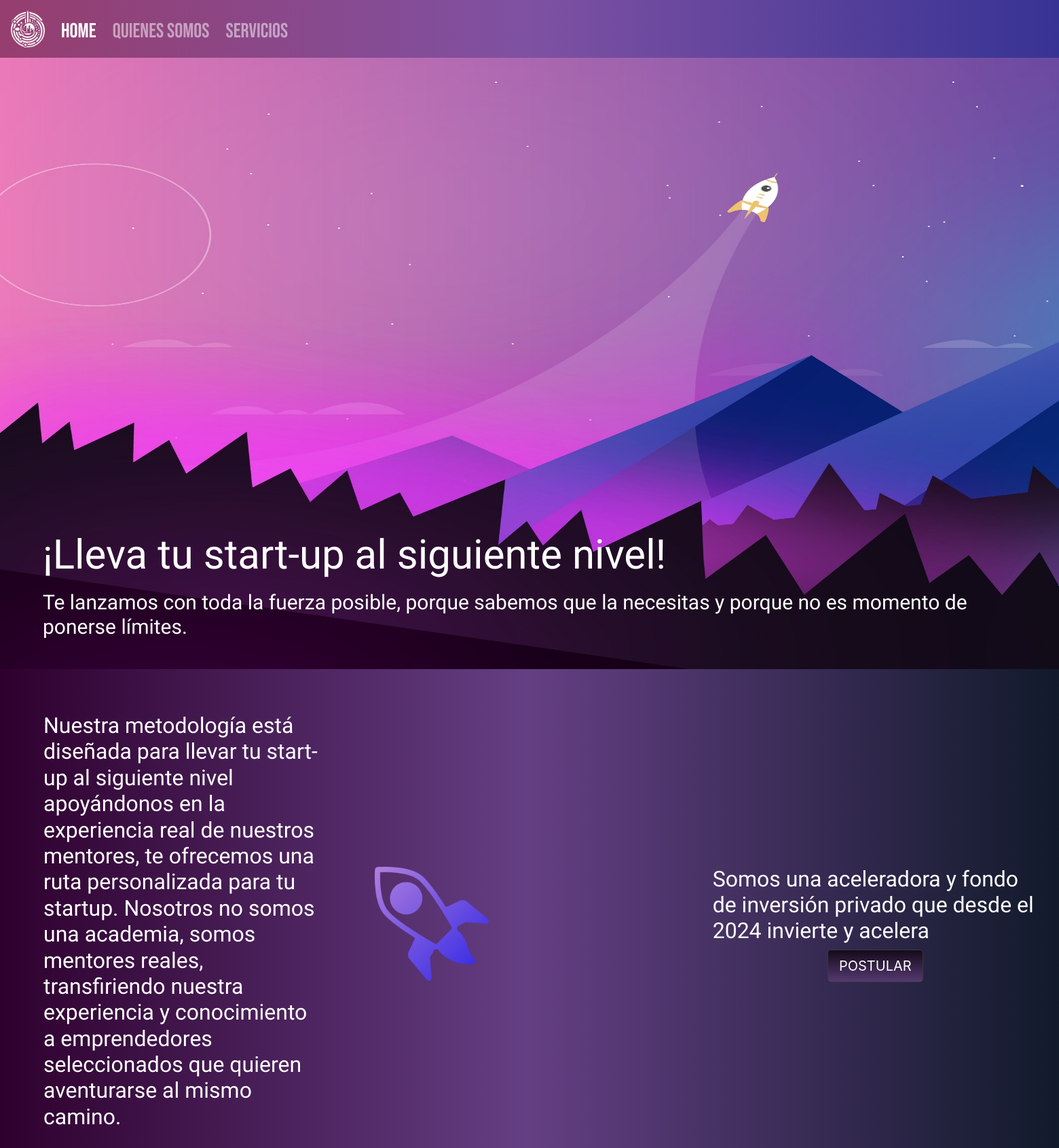
The page / on the database its author committed.
### Main/models.py (models this page shows, shortened)
class Navbar(models.Model):
    id_nav = models.CharField(max_length=25,db_column="idNav", primary_key=True)
    nombre_nav = models.CharField(max_length=25, blank=False, null=False)

### Main/views.py (the view)
# urls.py: path('',main.index,name="index"),
def index(request):
    titulo = "Home"
    navbars = Navbar.objects.all()
    context = {'navbar': navbars, 'Titulo': titulo}
    return render(request, 'home.html', context)

### Main/templates/home.html (shortened to what this page needs)
{% load static %}
<!doctype html>
<html lang="en">
<head>
    <link rel="stylesheet" href="{%static 'css/fonts.css'%}">
    <link rel="stylesheet" href="{%static 'css/bootstrap.css'%}">
</head>
<body style="background: linear-gradient(90deg, #2e002e 0%, #643f83 50%, #111a2b 100%);">
<nav class="navbar navbar-expand-md navbar-dark" style="background: linear-gradient(90deg, #963e6e 0%, #7e51a2 50%, #373394 100%);">
    <a class="navbar-brand mr-2" href="/index">
        <img src="{%static 'img/lg.png'%}" class="img-fluid" width="50" height="50" class="d-block">
    </a>
    <div class="collapse navbar-collapse" id="collapsibleNavId">
        <ul class="navbar-nav mr-auto mt-2 mt-lg-0">
            {% for item in navbar %}
                {% if item.nombre_nav == Titulo %}
                    <a class="nav-item nav-link active mt-2 ml-2" href="{% url item.id_nav %}" style="font-family: 'Bebas Neue'; font-size: 30px; align-self: flex-end;">{{item.nombre_nav}}</a>
                {% else %}
                    <a class="nav-item nav-link mt-2 ml-2" href="{% url item.id_nav %}" style="font-family: 'Bebas Neue'; font-size: 30px; align-self: flex-end;">{{item.nombre_nav}}</a>
                {% endif %}
            {% endfor %}
        </ul>
    </div>
</nav>
<div class="container-fluid px-0">
    <div class="row align-content-start">
        <div class="banner-inn col-12 img-fluid">
            <img src="{%static 'img/rocket.jpg'%}" alt="" style="width: 2600px;height: 900px">
        </div>
        <div class="texto-banner-inn col-auto pl-5">
            <h1 class="align-text-top col-auto" style="font-family: 'Rowdies'; color: white; font-size: 60px;">¡Lleva tu start-up al siguiente nivel!</h1>
            <h1 class="align-top pt-2 col-auto" style="font-family: 'Rowdies'; color: white; font-size: 30px;">Te lanzamos con toda la fuerza posible, porque sabemos que la necesitas y porque no es momento de ponerse límites.</h1>
        </div>
    </div>
</div>
<div class="container-fluid">
    <div class="row p-3">
        <div class="col-md-4 col-auto px-5 p-5 align-content-center" style="max-height: 50%;">
            <h2 style="font-family: 'Rowdies';color: white;" class="text-break">
                Nuestra metodología está diseñada para llevar tu start-up al siguiente nivel apoyándonos en la experiencia real de nuestros mentores,
                te ofrecemos una ruta personalizada para tu startup.
                Nosotros no somos una academia, somos mentores reales, transfiriendo nuestra experiencia y conocimiento a emprendedores seleccionados que quieren aventurarse al mismo camino.
            </h2>
        </div>
        <div class="col-md-4 col-auto align-content-center">
            <img src="{% static 'img/rocket.png' %}" class="" alt="Rocket League" style="width: 40%;">
        </div>
        <div class="col-md-4 col-auto align-content-center">
            <h2 style="font-family: 'Rowdies';color: white;" class="text-break">
                Somos una aceleradora y fondo de inversión privado que desde el 2024 invierte y acelera
            </h2>
            <a href="/servicios"><button type="button" class="btn btn-dark btn-lg mx-auto d-block" style="background: linear-gradient(0deg, rgba(85,57,112,1) 0%, rgba(21,10,26,1) 100%); max-width: 100%;">POSTULAR</button></a>
        </div>
    </div>
</div>
</body>
</html>

### Main/templates/home.html (style rules this page uses)
.banner-inn { position: relative; }
.texto-banner-inn { position: absolute; top: 45%; left: 0; width: 100%; }

### rows shown on the page
Navbar: nombre_nav "Home"
Navbar: nombre_nav "Quienes Somos"
Navbar: nombre_nav "Servicios"
